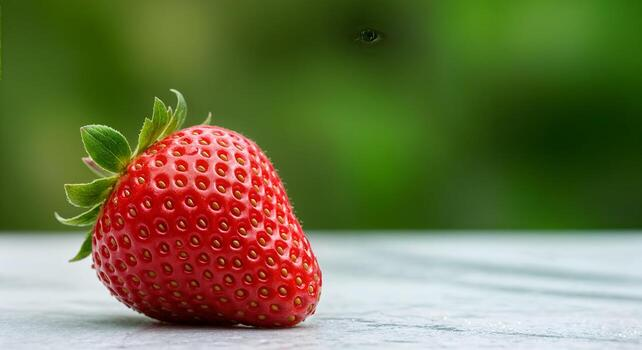
#> input picture CV-lab/input.jpg, 642 x 350 px
$ python ex16.py   (older library calls are emulated)
#> lines starting #> are read from the running program, lines starting #| are printed output that depends on the picture
### CV-lab/cv_lab_common.py
"""Small helpers shared by the numbered OpenCV lab experiments."""

from pathlib import Path

import cv2


LAB_DIR = Path(__file__).resolve().parent


def image_path(filename: str = "input.jpg") -> Path:
    return LAB_DIR / filename


def read_image(filename: str = "input.jpg", flags: int = cv2.IMREAD_COLOR):
#> called with filename = 'input.jpg', flags = 1
    path = image_path(filename)
    image = cv2.imread(str(path), flags)
#> image is the input picture: shape (350, 642, 3); mean B, G, R 73.5, 116.1, 112.3
    if image is None:
        raise FileNotFoundError(f"Could not read image: {path}")
    return image


# [7 lines left out: function read_video, not called in this run]


def show_images(*named_images):
    """Show resizable, screen-sized image windows and wait for a key press."""
    if not named_images:
        return

    max_width = 800
    max_height = 650
    for title, image in named_images:
        height, width = image.shape[:2]
        scale = min(1, max_width / width, max_height / height)
        window_width = max(1, round(width * scale))
        window_height = max(1, round(height * scale))

        cv2.namedWindow(title, cv2.WINDOW_NORMAL)
        cv2.imshow(title, image)
        cv2.resizeWindow(title, window_width, window_height)
    cv2.waitKey(0)
    cv2.destroyAllWindows()

### CV-lab/ex16.py


import cv2

from cv_lab_common import read_image, show_images


def sobel_edges(image):
    gray = cv2.cvtColor(image, cv2.COLOR_BGR2GRAY)
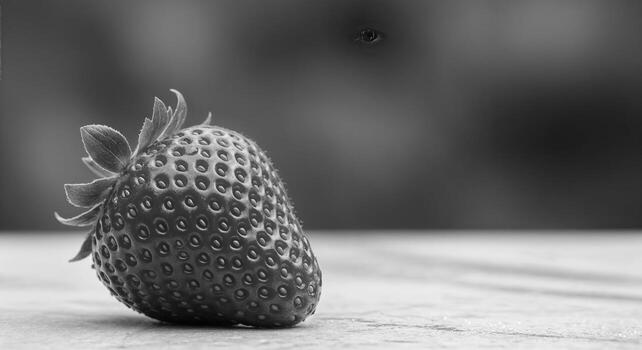
#> gray: shape (350, 642); min 4, max 252, mean 110.1
    horizontal = cv2.Sobel(gray, cv2.CV_64F, 1, 0, ksize=3)
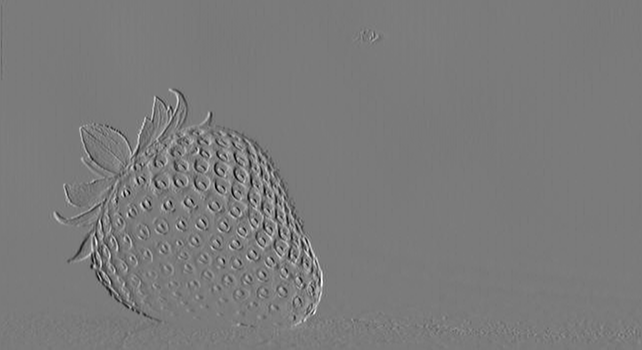
#> horizontal: shape (350, 642) float64; min -575, max 616, mean -0.2; drawn with min black and max white
    vertical = cv2.Sobel(gray, cv2.CV_64F, 0, 1, ksize=3)
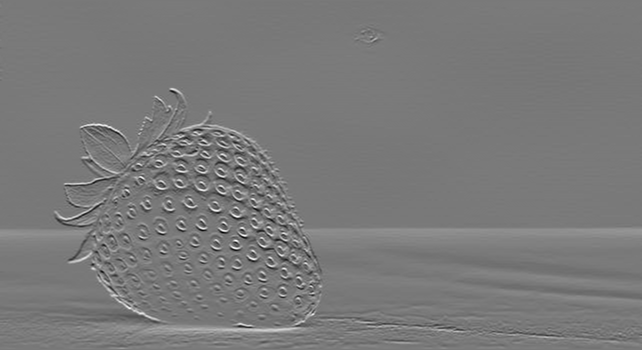
#> vertical: shape (350, 642) float64; min -564, max 621, mean 3.2; drawn with min black and max white
    combined = cv2.magnitude(horizontal, vertical)
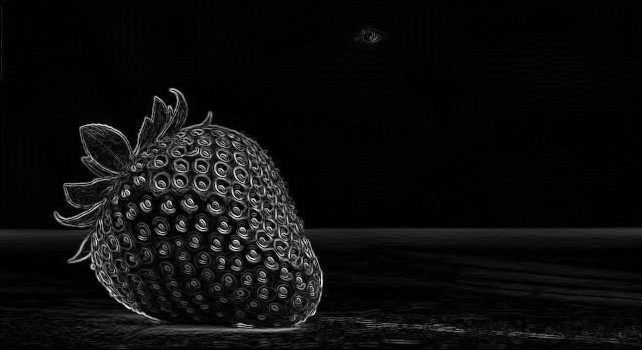
#> combined: shape (350, 642) float64; min 0, max 652, mean 34.5; drawn with min black and max white
    return cv2.convertScaleAbs(horizontal), cv2.convertScaleAbs(vertical), cv2.convertScaleAbs(combined)


if __name__ == "__main__":
    image = read_image()
    dx, dy, combined = sobel_edges(image)
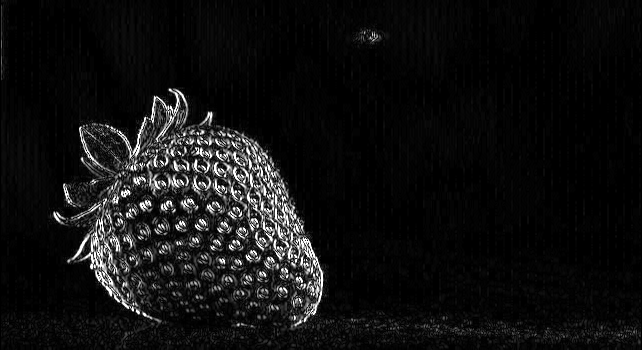
#> dx: shape (350, 642); min 0, max 255, mean 16.7
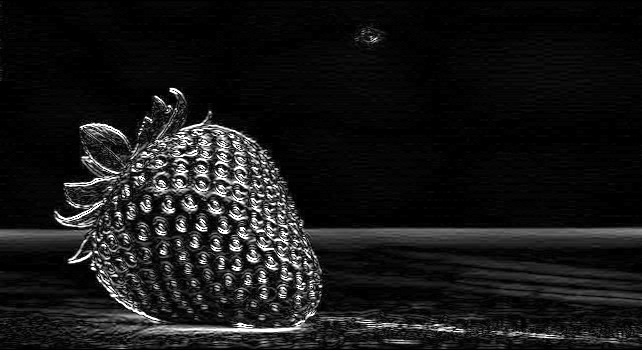
#> dy: shape (350, 642); min 0, max 255, mean 24
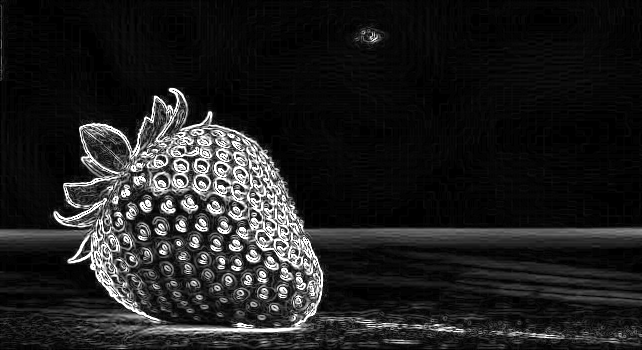
#> combined: shape (350, 642); min 0, max 255, mean 32.2
    show_images(("Original", image), ("Sobel X", dx), ("Sobel Y", dy), ("Combined Sobel", combined))
